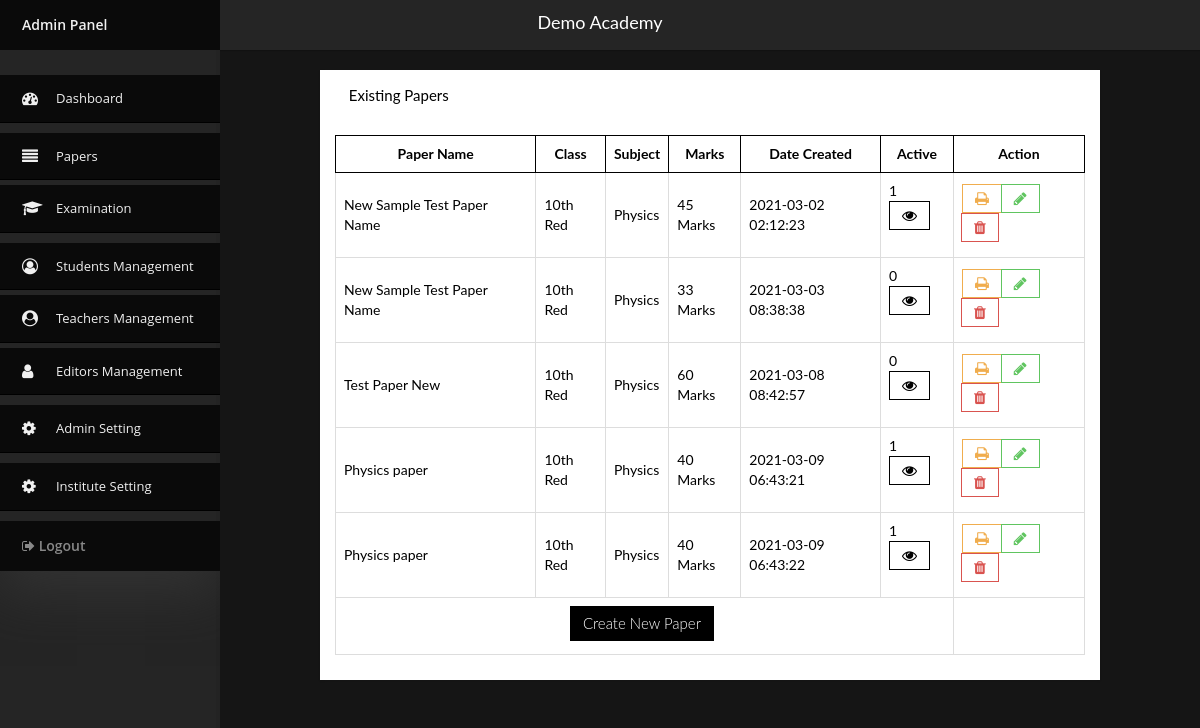
The app's page /admin757/papers.php (signed in), older data.
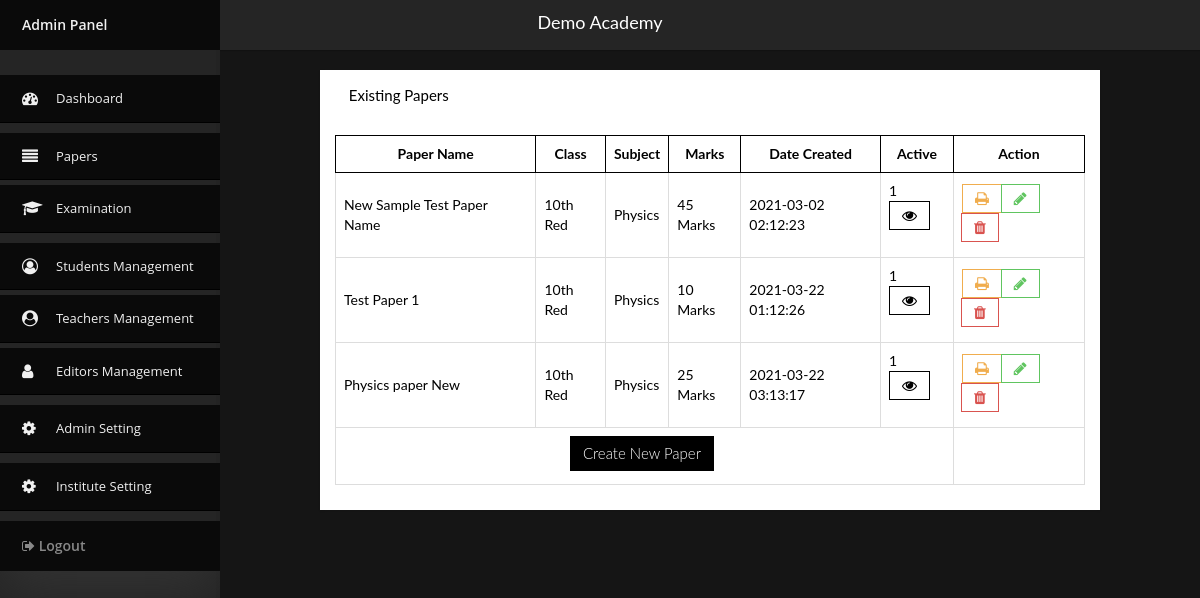
The same page, newer data.
### tables this page shows
CREATE TABLE IF NOT EXISTS `contact` (
  `id` int(11) NOT NULL AUTO_INCREMENT,
  `sitename` text,
  `logo` text,
  `phone` text,
  `email` text,
  `address` text,
  `gmaps` text,
  `cover` text,
  `post` text,
  `fpost` text,
  `facebook` text,
  `twitter` text,
  `insta` text,
  `youtube` text,
  PRIMARY KEY (`id`)
);

CREATE TABLE IF NOT EXISTS `paper` (
  `id` int(11) NOT NULL AUTO_INCREMENT,
  `tid` int(11) NOT NULL,
  `clid` int(11) NOT NULL,
  `sid` int(11) NOT NULL,
  `chid` varchar(11) DEFAULT NULL,
  `name` text,
  `time` int(11) DEFAULT NULL,
  `mheading` text,
  `tm` int(11) DEFAULT NULL,
  `am` int(11) DEFAULT NULL,
  `mm` int(11) DEFAULT NULL,
  `sheading` text,
  `ts` int(11) DEFAULT NULL,
  `as` int(11) DEFAULT NULL,
  `ms` int(11) DEFAULT NULL,
  `lheading` text,
  `tl` int(11) DEFAULT NULL,
  `al` int(11) DEFAULT NULL,
  `ml` int(11) DEFAULT NULL,
  `sol` int(11) NOT NULL DEFAULT '1',
  `datec` timestamp NOT NULL DEFAULT CURRENT_TIMESTAMP,
  PRIMARY KEY (`id`)
);

CREATE TABLE IF NOT EXISTS `classes` (
  `id` int(11) NOT NULL AUTO_INCREMENT,
  `name` text NOT NULL,
  `ordr` int(11) NOT NULL,
  `created_at` timestamp NOT NULL DEFAULT CURRENT_TIMESTAMP,
  PRIMARY KEY (`id`)
);

CREATE TABLE IF NOT EXISTS `subjects` (
  `id` int(11) NOT NULL AUTO_INCREMENT,
  `name` text NOT NULL,
  `ordr` int(11) NOT NULL,
  `created_at` timestamp NOT NULL DEFAULT CURRENT_TIMESTAMP,
  PRIMARY KEY (`id`)
);

### admin757/papers.php (the view, shortened to what this page needs)
<html>
<head>
  <?php include('include/head.php') ?>
  <?php if(empty( $_GET['page_name'])) $link = 'Null' ?>
  <?php if(empty( $_GET['page_name'])) $link = 'newpaper' ?>
</head>
<body onload="showtoast()" class="page-header-fixed bg-1 sidebar-nav">
  <div class="modal-shiftfix">
    <?php include('include/header.php') ?>
    <div class="container-fluid main-content">
      <div class="row">
        <div class="col-lg-1">
        </div>
        <div class="col-lg-10">
          <div class="widget-container fluid-height clearfix">
            <div class="heading" style="text-transform: capitalize;">
              <i class="fa fa-images"></i> Existing Papers
            </div>
            <div class="widget-content padded clearfix">
              <table class="table table-bordered">
                <thead>
                  <th style="min-width: 200px">
                   Paper Name
                 </th>
                <th>
                  Class
                </th>
                <th>
                  Subject
                </th>
                <th>
                  Marks
                </th>
                <th>
                  Date Created
                </th>
                <th>
                  Active
                </th>
                <th style="min-width: 100px">
                  Action
                </th>
              </thead>
              <tbody>
                <?php
                $rows =mysqli_query($con,"SELECT * FROM paper ORDER BY id" ) or die(mysqli_error($con));
                $n=0;
                while($row=mysqli_fetch_array($rows)){
                  $id = $row['id'];
                  $name = $row['name'];
                  $clid=$row['clid'];
                  $sid=$row['sid'];
                  $datec=$row['datec'];
                  $am=$row['am'];
                  $mm=$row['mm'];
                  $as=$row['as'];
                  $ms=$row['ms'];
                  $al=$row['al'];
                  $ml=$row['ml'];
                  $sol=$row['sol'];
                 $tmm=$am*$mm;
                 $tms=$as*$ms;
                 $tml=$al*$ml;
                 $total=  $tmm+$tms+$tml;
                  ?>
                    <tr>
                      <td>
                        <?php echo $name ?>
                      </td>
                      <td>
                        <?php
                         $rowsx =mysqli_query($con,"SELECT name FROM classes WHERE id='$clid'" ) or die(mysqli_error($con));
                   while($rowx=mysqli_fetch_array($rowsx)){
                    echo $clname= $rowx['name'];
                    }
                     ?>
                      </td>
                      <td>
                        <?php
                         $rowsx =mysqli_query($con,"SELECT name FROM subjects WHERE id='$sid'" ) or die(mysqli_error($con));
                   while($rowx=mysqli_fetch_array($rowsx)){
                    echo $sname= $rowx['name'];
                    }
                     ?>
                      </td>
                      <td>
                        <?php echo $total ?> Marks
                      </td>
                      <td>
                        <?php echo $datec ?>
                      </td>
                      <td>
                  <form method="post" action="" enctype="multipart/form-data">
                        <?php echo $sol ?>
                        <div class="btn-group">
                          <button type="submit" name="solcat<?php echo $n ?>" class="btn btn-primary-outline" value="<?php echo $id ?>"> <i class="fa fa-eye"></i></button>
                        </div>
                      </td>
                      <td>
                        <div class="btn-group">
                          <a target="_blank" class="btn btn-warning-outline" href="printpaper-<?php echo $id ?>"> <i class="fa fa-print"></i></a>
                          <a class="btn btn-success-outline" href="editpaper-<?php echo $id ?>"> <i class="fa fa-pencil"></i></a>
                          <button type="submit" name="delcat<?php echo $n ?>" class="btn btn-danger-outline" value="<?php echo $id ?>"> <i class="fa fa-trash"></i></button>
                        </div>
                      </td>
                    </tr>
                  <?php $n++; } ?>
                  <tr>
                    <td colspan="6" class="text-center">
                      <button type="button" class="btn btn-primary" data-toggle="modal" data-target="#exampleModal">
                        Create New Paper
                      </button>
                    </td>
                  </tr>
                </tbody>
              </table>
            </div>
          </div>
        </div>
      </div>
    </div>
      <div class="space">
      </div>
    </div>
  </body>
  </html>

### admin757/include/head.php (shortened to what this page needs)
 <?php include"../include/connect.php";?>
<?php
$rows =mysqli_query($con,"SELECT * FROM contact " ) or die(mysqli_error($con));
while($row=mysqli_fetch_array($rows)){
  $sitename = $row['sitename'];
}
?>
<link rel="stylesheet" href="../plugins/font-awesome/css/font-awesome.min.css">
<link href="stylesheets/bootstrap.min.css" media="all" rel="stylesheet" type="text/css" />
<link href="stylesheets/hightop-font.css" media="all" rel="stylesheet" type="text/css" />
<link href="stylesheets/isotope.css" media="all" rel="stylesheet" type="text/css" />
<link href="stylesheets/jquery.fancybox.css" media="all" rel="stylesheet" type="text/css" />
<link href="stylesheets/fullcalendar.css" media="all" rel="stylesheet" type="text/css" />
<link href="stylesheets/wizard.css" media="all" rel="stylesheet" type="text/css" />
<link href="stylesheets/select2.css" media="all" rel="stylesheet" type="text/css" />
<link href="stylesheets/morris.css" media="all" rel="stylesheet" type="text/css" />
<link href="stylesheets/datatables.css" media="all" rel="stylesheet" type="text/css" />
<link href="stylesheets/datepicker.css" media="all" rel="stylesheet" type="text/css" />
<link href="stylesheets/timepicker.css" media="all" rel="stylesheet" type="text/css" />
<link href="stylesheets/colorpicker.css" media="all" rel="stylesheet" type="text/css" />
<link href="stylesheets/bootstrap-switch.css" media="all" rel="stylesheet" type="text/css" />
<link href="stylesheets/bootstrap-editable.css" media="all" rel="stylesheet" type="text/css" />
<link href="stylesheets/daterange-picker.css" media="all" rel="stylesheet" type="text/css" />
<link href="stylesheets/typeahead.css" media="all" rel="stylesheet" type="text/css" />
<link href="stylesheets/summernote.css" media="all" rel="stylesheet" type="text/css" />
<link href="stylesheets/ladda-themeless.min.css" media="all" rel="stylesheet" type="text/css" />
<link href="stylesheets/social-buttons.css" media="all" rel="stylesheet" type="text/css" />
<link href="stylesheets/jquery.fileupload-ui.css" media="screen" rel="stylesheet" type="text/css" />
<link href="stylesheets/dropzone.css" media="screen" rel="stylesheet" type="text/css" />
<link href="stylesheets/nestable.css" media="screen" rel="stylesheet" type="text/css" />
<link href="stylesheets/pygments.css" media="all" rel="stylesheet" type="text/css" />
<link href="stylesheets/style.css" media="all" rel="stylesheet" type="text/css" />
<link rel="stylesheet" href="../plugins/font-awesome/css/font-awesome.min.css">
<link rel="stylesheet" type="text/css" href="newadmin/menu.css">
<link href="custom.css" media="all" rel="stylesheet" type="text/css" />

### admin757/include/header.php (shortened to what this page needs)
<div class="navbar navbar-fixed-top">
    <div class="sitetext">
       <center><?php echo $sitename ?> </center>
    </div>
    <div class="container-fluid main-nav clearfix">
    <div class="nav-collapse">
      <ul class="nav">
        <div id="jquery-accordion-menu" class="jquery-accordion-menu black">
        <div class="jquery-accordion-menu-header" style="margin-bottom: 25px;">Admin Panel</div>
        <ul>
          <li><a <?php if($link=='index') echo'class="active"'?> href="index"> <i class="fa fa-dashboard"></i> Dashboard </a></li>
          <li><a <?php if($link=='papers') echo'class="active"'?> href="papers"> <i class="fa fa-align-justify"></i> Papers  </a></li>
          <li><a <?php if($link=='exams') echo'class="active"'?> href="exams"> <i class="fa fa-graduation-cap"></i> Examination </a></li>
          <li><a <?php if($link=='students') echo'class="active"'?> href="students"> <i class="fa fa-user-circle-o"></i> Students Management </a></li>
          <li><a <?php if($link=='teachers') echo'class="active"'?> href="teachers"> <i class="fa fa-user-circle"></i> Teachers Management </a></li>
          <li><a <?php if($link=='editors') echo'class="active"'?> href="editors"> <i class="fa fa-user"></i> Editors Management </a></li>
          <li><a <?php if($link=='manages') echo'class="active"'?> href="manages"><i class="fa fa-cog"></i>Admin Setting </a></li>
          <li><a <?php if($link=='contact') echo'class="active"'?> href="contact"><i class="fa fa-cog"></i>Institute Setting </a></li>
        </ul>
        <div class="jquery-accordion-menu-footer"><a href="logout.php" style="color: #888"> <i class="fa fa-sign-out  "></i> Logout </a> </div>
      </div>
      </ul>
    </div>
  </div>
</div>

### admin757/newadmin/menu.css (style rules this page uses)
* { box-sizing:border-box; -moz-box-sizing:border-box; -webkit-box-sizing:border-box; }
body { background: #f0f0f0; }
.jquery-accordion-menu,.jquery-accordion-menu { font-family:'Open Sans',sans-serif;box-sizing:border-box;-moz-box-sizing:border-box;-webkit-box-sizing:border-box;outline:0 }
.jquery-accordion-menu { min-width:260px;float:left;position:relative;box-shadow:0 20px 50px #333 }
.jquery-accordion-menu .jquery-accordion-menu-footer,.jquery-accordion-menu .jquery-accordion-menu-header { width:100%;height:50px;padding-left:22px;float:left;line-height:50px;font-weight:600;color:#f0f0f0;background:#414956 }
.jquery-accordion-menu ul { margin:0;padding:0;list-style:none }
.jquery-accordion-menu ul li { width:100%;display:block;float:left;position:relative }
.jquery-accordion-menu ul li a { width:100%;padding:14px 22px;float:left;text-decoration:none;color:#f0f0f0;font-size:13px;background:#414956;white-space:nowrap;position:relative;overflow:hidden;-o-transition:color .2s linear,background .2s linear;-moz-transition:color .2s linear,background .2s linear;-webkit-transition:color .2s linear,background .2s linear;transition:color .2s linear,background .2s linear }
.jquery-accordion-menu>ul>li>a { border-bottom:solid 1px #3b424d }
.jquery-accordion-menu ul li a i { width:34px;float:left;line-height:18px;font-size:16px;text-align:left }
.black.jquery-accordion-menu .jquery-accordion-menu-footer,.black.jquery-accordion-menu .jquery-accordion-menu-header,.black.jquery-accordion-menu ul li a { background:#292929 }
.black.jquery-accordion-menu>ul>li>a { border-bottom-color:#222 }

### admin757/custom.css (style rules this page uses)
:root { --theme-color: #000; --theme-text: #fff; --text-color: #000; --hover-color: #7d0000; }
a { color:var(--theme-color); }
.btn { border-radius:0px; }
.btn { font-size: 15px; }
table { width: 100%; }
.space { height: 400px; }
.table > thead > tr > th { border: 1px solid var(--theme-color) !important; text-align: center; }
.sitetext { padding: 10px; color: #fff; font-size: 18px; }
body.sidebar-nav .navbar .container-fluid.main-nav { background: #252525; }
body.sidebar-nav .navbar .container-fluid.main-nav { padding-top: 0px; }
.jquery-accordion-menu { min-width: 200; }
body.sidebar-nav .navbar { height: 50px !important; background: #252525; }
body.bg-1 { background: #151515; }
body.sidebar-nav .navbar .container-fluid.main-nav .nav-collapse .nav { padding-left: 0px; text-align: left; }
.black.jquery-accordion-menu .jquery-accordion-menu-footer, .black.jquery-accordion-menu .jquery-accordion-menu-header, .black.jquery-accordion-menu ul li a { background: #0a0a0a; }
.black.jquery-accordion-menu>ul>li>a { border-bottom-color: var(--theme-color); }

Row changes from the older to the newer data that the page shows:
removed paper: name "New Sample Test Paper Name", total "33", datec "2021-03-03 08:38:38", sol "0", classes (name "10th Red"), subjects (name "Physics")
removed paper: name "Test Paper New", total "60", datec "2021-03-08 08:42:57", sol "0", $id 18 (drawn), classes (name "10th Red"), subjects (name "Physics")
removed paper: name "Physics paper", total "40", datec "2021-03-09 06:43:21", sol "1", $id 19 (drawn), classes (name "10th Red"), subjects (name "Physics")
removed paper: name "Physics paper", total "40", datec "2021-03-09 06:43:22", sol "1", $id 20 (drawn), classes (name "10th Red"), subjects (name "Physics")
added paper: name "Test Paper 1", total "10", datec "2021-03-22 01:12:26", sol "1", $id 21 (drawn), classes (name "10th Red"), subjects (name "Physics")
added paper: name "Physics paper New", total "25", datec "2021-03-22 03:13:17", sol "1", classes (name "10th Red"), subjects (name "Physics")
